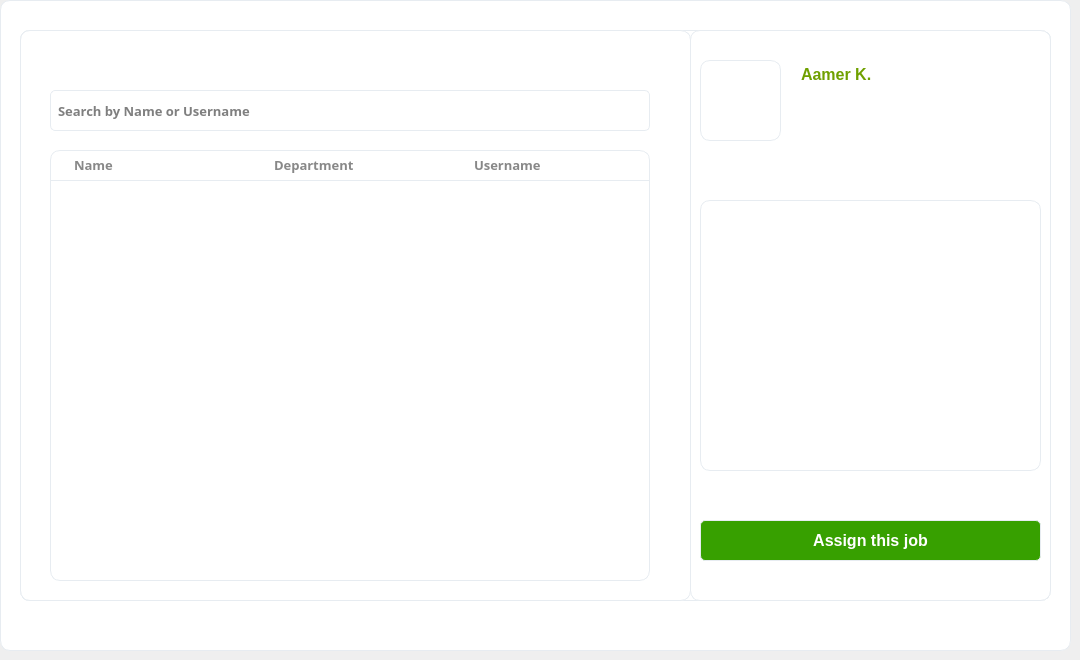
     <widget class="QWidget" name="page_pending">
      <widget class="QFrame" name="frame_pro">
       <property name="geometry">
        <rect>
         <x>0</x>
         <y>0</y>
         <width>1071</width>
         <height>651</height>
        </rect>
       </property>
       <property name="styleSheet">
        <string notr="true">background: white;
border-radius: 10px;
border: 1px solid #e7ecf1;</string>
       </property>
       <property name="frameShape">
        <enum>QFrame::StyledPanel</enum>
       </property>
       <property name="frameShadow">
        <enum>QFrame::Raised</enum>
       </property>
       <widget class="QScrollArea" name="scrollArea">
        <property name="geometry">
         <rect>
          <x>20</x>
          <y>30</y>
          <width>1031</width>
          <height>571</height>
         </rect>
        </property>
        <property name="font">
         <font>
          <family>Nirmala UI</family>
         </font>
        </property>
        <property name="styleSheet">
         <string notr="true"/>
        </property>
        <property name="widgetResizable">
         <bool>true</bool>
        </property>
        <widget class="QWidget" name="scrollAreaContents">
         <property name="geometry">
          <rect>
           <x>0</x>
           <y>0</y>
           <width>1029</width>
           <height>569</height>
          </rect>
         </property>
         <property name="styleSheet">
          <string notr="true">background:white;</string>
         </property>
        </widget>
       </widget>
       <widget class="QFrame" name="frame_assign_bg">
        <property name="geometry">
         <rect>
          <x>20</x>
          <y>30</y>
          <width>1031</width>
          <height>571</height>
         </rect>
        </property>
        <property name="frameShape">
         <enum>QFrame::StyledPanel</enum>
        </property>
        <property name="frameShadow">
         <enum>QFrame::Raised</enum>
        </property>
        <widget class="QFrame" name="frame_9">
         <property name="geometry">
          <rect>
           <x>0</x>
           <y>0</y>
           <width>671</width>
           <height>571</height>
          </rect>
         </property>
         <property name="frameShape">
          <enum>QFrame::StyledPanel</enum>
         </property>
         <property name="frameShadow">
          <enum>QFrame::Raised</enum>
         </property>
         <widget class="QTableView" name="tableView_3">
          <property name="geometry">
           <rect>
            <x>30</x>
            <y>120</y>
            <width>600</width>
            <height>431</height>
           </rect>
          </property>
          <property name="font">
           <font>
            <family>Segoe UI Semibold</family>
            <pointsize>10</pointsize>
            <weight>75</weight>
            <bold>true</bold>
           </font>
          </property>
          <property name="focusPolicy">
           <enum>Qt::NoFocus</enum>
          </property>
          <property name="styleSheet">
           <string notr="true">*{
padding-top:31px;
}

::item{
border-bottom:1px solid #e7ecf1;
padding-left:20px;
}

::item:selected{
color:black;
background:#e7ecf1;
}</string>
          </property>
          <property name="horizontalScrollBarPolicy">
           <enum>Qt::ScrollBarAlwaysOff</enum>
          </property>
          <property name="autoScroll">
           <bool>false</bool>
          </property>
          <property name="alternatingRowColors">
           <bool>true</bool>
          </property>
          <property name="selectionMode">
           <enum>QAbstractItemView::SingleSelection</enum>
          </property>
          <property name="selectionBehavior">
           <enum>QAbstractItemView::SelectRows</enum>
          </property>
          <property name="showGrid">
           <bool>false</bool>
          </property>
          <attribute name="horizontalHeaderVisible">
           <bool>false</bool>
          </attribute>
          <attribute name="horizontalHeaderDefaultSectionSize">
           <number>200</number>
          </attribute>
          <attribute name="verticalHeaderVisible">
           <bool>false</bool>
          </attribute>
          <attribute name="verticalHeaderDefaultSectionSize">
           <number>31</number>
          </attribute>
         </widget>
         <widget class="QLineEdit" name="lineEdit_search">
          <property name="geometry">
           <rect>
            <x>30</x>
            <y>60</y>
            <width>600</width>
            <height>41</height>
           </rect>
          </property>
          <property name="font">
           <font>
            <family>Segoe UI Semibold</family>
            <pointsize>10</pointsize>
            <weight>75</weight>
            <bold>true</bold>
           </font>
          </property>
          <property name="styleSheet">
           <string notr="true">*{
	border-radius:5px;
	padding-left:5px;
}
:hover{
    border: 1px solid #34a671;
}
:focus{
    border: 1px solid #34a671;
}</string>
          </property>
          <property name="placeholderText">
           <string>Search by Name or Username</string>
          </property>
         </widget>
         <widget class="QPushButton" name="pushButton_abort">
          <property name="geometry">
           <rect>
            <x>10</x>
            <y>10</y>
            <width>31</width>
            <height>31</height>
           </rect>
          </property>
          <property name="font">
           <font>
            <pointsize>12</pointsize>
           </font>
          </property>
          <property name="cursor">
           <cursorShape>PointingHandCursor</cursorShape>
          </property>
          <property name="focusPolicy">
           <enum>Qt::NoFocus</enum>
          </property>
          <property name="styleSheet">
           <string notr="true">*{
border:none;
background:none;
	border-image: url(:/imgs/icons8-back-arrow-26.png);
}
:hover{
	border-image: url(:/imgs/icons8-back-arrow-64.png);
}</string>
          </property>
          <property name="text">
           <string/>
          </property>
          <property name="iconSize">
           <size>
            <width>40</width>
            <height>40</height>
           </size>
          </property>
         </widget>
         <widget class="QLabel" name="label_31">
          <property name="geometry">
           <rect>
            <x>30</x>
            <y>120</y>
            <width>200</width>
            <height>31</height>
           </rect>
          </property>
          <property name="font">
           <font>
            <family>Segoe UI Semibold</family>
            <pointsize>10</pointsize>
            <weight>75</weight>
            <bold>true</bold>
           </font>
          </property>
          <property name="styleSheet">
           <string notr="true">background:none;
border:none;
color:#888888;
border-radius: none;
border-bottom:1px solid #e7ecf1;
padding-left:20px;</string>
          </property>
          <property name="text">
           <string>Name</string>
          </property>
         </widget>
         <widget class="QLabel" name="label_32">
          <property name="geometry">
           <rect>
            <x>230</x>
            <y>120</y>
            <width>200</width>
            <height>31</height>
           </rect>
          </property>
          <property name="font">
           <font>
            <family>Segoe UI Semibold</family>
            <pointsize>10</pointsize>
            <weight>75</weight>
            <bold>true</bold>
           </font>
          </property>
          <property name="styleSheet">
           <string notr="true">background:none;
border:none;
color:#888888;
border-radius: none;
border-bottom:1px solid #e7ecf1;
padding-left:20px;</string>
          </property>
          <property name="text">
           <string>Department</string>
          </property>
         </widget>
         <widget class="QLabel" name="label_33">
          <property name="geometry">
           <rect>
            <x>430</x>
            <y>120</y>
            <width>200</width>
            <height>31</height>
           </rect>
          </property>
          <property name="font">
           <font>
            <family>Segoe UI Semibold</family>
            <pointsize>10</pointsize>
            <weight>75</weight>
            <bold>true</bold>
           </font>
          </property>
          <property name="styleSheet">
           <string notr="true">background:none;
border:none;
color:#888888;
border-radius: none;
border-bottom:1px solid #e7ecf1;
padding-left:20px;</string>
          </property>
          <property name="text">
           <string>Username</string>
          </property>
         </widget>
        </widget>
        <widget class="QFrame" name="frame_8">
         <property name="geometry">
          <rect>
           <x>670</x>
           <y>0</y>
           <width>361</width>
           <height>571</height>
          </rect>
         </property>
         <property name="frameShape">
          <enum>QFrame::StyledPanel</enum>
         </property>
         <property name="frameShadow">
          <enum>QFrame::Raised</enum>
         </property>
         <widget class="QLabel" name="label_27">
          <property name="geometry">
           <rect>
            <x>10</x>
            <y>30</y>
            <width>81</width>
            <height>81</height>
           </rect>
          </property>
          <property name="text">
           <string>&lt;html&gt;&lt;head/&gt;&lt;body&gt;&lt;p align=&quot;center&quot;&gt;&lt;br/&gt;&lt;/p&gt;&lt;/body&gt;&lt;/html&gt;</string>
          </property>
          <property name="scaledContents">
           <bool>true</bool>
          </property>
         </widget>
         <widget class="QLabel" name="label_28">
          <property name="geometry">
           <rect>
            <x>10</x>
            <y>170</y>
            <width>341</width>
            <height>271</height>
           </rect>
          </property>
          <property name="text">
           <string/>
          </property>
          <property name="wordWrap">
           <bool>true</bool>
          </property>
         </widget>
         <widget class="QPushButton" name="pushButton_assign">
          <property name="geometry">
           <rect>
            <x>10</x>
            <y>490</y>
            <width>341</width>
            <height>41</height>
           </rect>
          </property>
          <property name="font">
           <font>
            <family>Segoe UI</family>
            <pointsize>12</pointsize>
            <weight>75</weight>
            <bold>true</bold>
           </font>
          </property>
          <property name="styleSheet">
           <string notr="true">*{
background:#37a000;
color:white;
border-radius: 5px;
}
:hover{
background: #2f8700;
}</string>
          </property>
          <property name="text">
           <string>Assign this job</string>
          </property>
         </widget>
         <widget class="QLabel" name="label_29">
          <property name="geometry">
           <rect>
            <x>10</x>
            <y>30</y>
            <width>81</width>
            <height>81</height>
           </rect>
          </property>
          <property name="styleSheet">
           <string notr="true">border:none;
background:none;</string>
          </property>
          <property name="text">
           <string/>
          </property>
          <property name="pixmap">
           <pixmap resource="Resources.qrc">:/imgs/frame_4.png</pixmap>
          </property>
          <property name="scaledContents">
           <bool>true</bool>
          </property>
         </widget>
         <widget class="QLabel" name="label_30">
          <property name="geometry">
           <rect>
            <x>111</x>
            <y>34</y>
            <width>241</width>
            <height>20</height>
           </rect>
          </property>
          <property name="font">
           <font>
            <family>Segoe UI</family>
            <pointsize>12</pointsize>
            <weight>75</weight>
            <bold>true</bold>
           </font>
          </property>
          <property name="styleSheet">
           <string notr="true">border:none;
color:#6fa000;</string>
          </property>
          <property name="text">
           <string>Aamer K.</string>
          </property>
         </widget>
         <widget class="QLabel" name="label_specialist">
          <property name="geometry">
           <rect>
            <x>111</x>
            <y>60</y>
            <width>241</width>
            <height>41</height>
           </rect>
          </property>
          <property name="font">
           <font>
            <family>Segoe UI Semibold</family>
            <pointsize>11</pointsize>
            <weight>75</weight>
            <bold>true</bold>
           </font>
          </property>
          <property name="styleSheet">
           <string notr="true">border:none;
color:black;</string>
          </property>
          <property name="text">
           <string/>
          </property>
          <property name="alignment">
           <set>Qt::AlignLeading|Qt::AlignLeft|Qt::AlignTop</set>
          </property>
          <property name="wordWrap">
           <bool>true</bool>
          </property>
         </widget>
         <zorder>label_28</zorder>
         <zorder>pushButton_assign</zorder>
         <zorder>label_27</zorder>
         <zorder>label_30</zorder>
         <zorder>label_specialist</zorder>
         <zorder>label_29</zorder>
        </widget>
       </widget>
      </widget>
     </widget>
